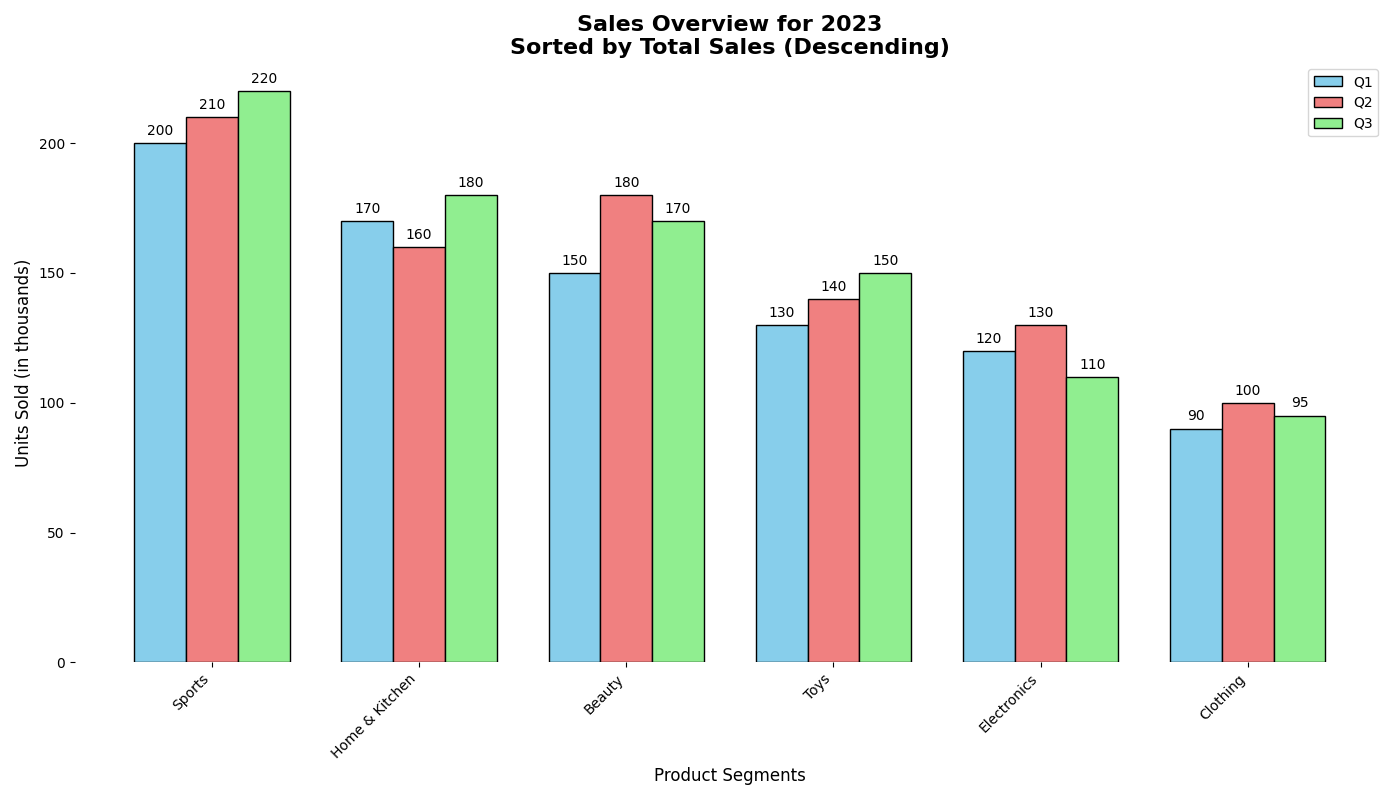

Generate this figure with Python:
import matplotlib.pyplot as plt
import numpy as np

# Original categories and sales data
categories = ['Beauty', 'Sports', 'Toys', 'Electronics', 'Home & Kitchen', 'Clothing']
sales_q1 = np.array([150, 200, 130, 120, 170, 90])
sales_q2 = np.array([180, 210, 140, 130, 160, 100])
sales_q3 = np.array([170, 220, 150, 110, 180, 95])

# Calculate total sales per category
total_sales = sales_q1 + sales_q2 + sales_q3

# Sort categories and sales data based on total sales (descending order)
sorted_indices = np.argsort(total_sales)[::-1]
categories_sorted = [categories[i] for i in sorted_indices]
sales_q1_sorted = sales_q1[sorted_indices]
sales_q2_sorted = sales_q2[sorted_indices]
sales_q3_sorted = sales_q3[sorted_indices]

# Plotting the sorted bar chart
fig, ax = plt.subplots(figsize=(14, 8))
width = 0.25
x = np.arange(len(categories_sorted))

bars1 = ax.bar(x - width, sales_q1_sorted, width, color='skyblue', edgecolor='black', label='Q1')
bars2 = ax.bar(x, sales_q2_sorted, width, color='lightcoral', edgecolor='black', label='Q2')
bars3 = ax.bar(x + width, sales_q3_sorted, width, color='lightgreen', edgecolor='black', label='Q3')

for bar in bars1 + bars2 + bars3:
    yval = bar.get_height()
    ax.text(bar.get_x() + bar.get_width()/2, yval + 2, int(yval), ha='center', va='bottom')

ax.set_xlabel('Product Segments', fontsize=12)
ax.set_ylabel('Units Sold (in thousands)', fontsize=12)
ax.set_title('Sales Overview for 2023\nSorted by Total Sales (Descending)', fontsize=16, fontweight='bold')
ax.set_xticks(x)
ax.set_xticklabels(categories_sorted, rotation=45, ha='right')

ax.yaxis.grid(False)
ax.spines['top'].set_visible(False)
ax.spines['right'].set_visible(False)
ax.spines['left'].set_visible(False)
ax.spines['bottom'].set_visible(False)

ax.legend()

plt.tight_layout()
plt.show()
